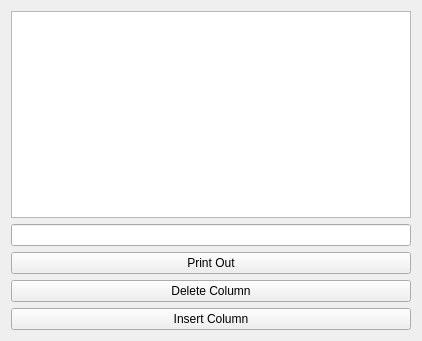
<?xml version="1.0" encoding="UTF-8"?>
<ui version="4.0">
  <class>WidgetForm</class>
  <widget class="QWidget" name="WidgetForm">
    <property name="geometry">
      <rect>
        <x>0</x>
        <y>0</y>
        <width>422</width>
        <height>341</height>
      </rect>
    </property>
    <property name="windowTitle">
      <string>Checking Table Widget</string>
    </property>
    <layout class="QVBoxLayout" name="verticalLayout_2">
      <item>
        <layout class="QVBoxLayout" name="mainVerticalLayout">
          <item>
            <widget class="QTableWidget" name="tableWidget"/>
          </item>
          <item>
            <widget class="QLineEdit" name="testLineEdit"/>
          </item>
          <item>
            <widget class="QPushButton" name="printOutButton">
              <property name="text">
                <string>Print Out</string>
              </property>
            </widget>
          </item>
          <item>
            <widget class="QPushButton" name="deleteColumnButton">
              <property name="text">
                <string>Delete Column</string>
              </property>
            </widget>
          </item>
          <item>
            <widget class="QPushButton" name="insertColumnButton">
              <property name="text">
                <string>Insert Column</string>
              </property>
            </widget>
          </item>
        </layout>
      </item>
    </layout>
  </widget>
  <resources/>
  <connections/>
</ui>
